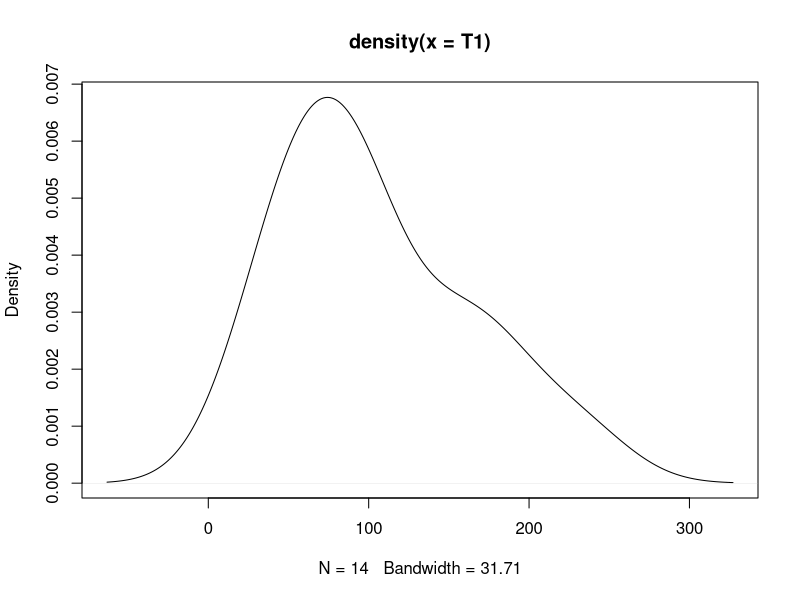
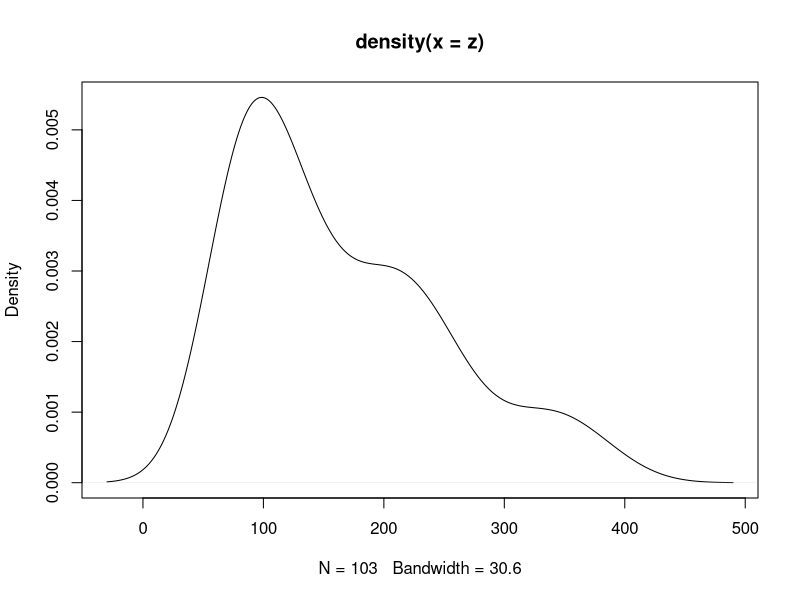
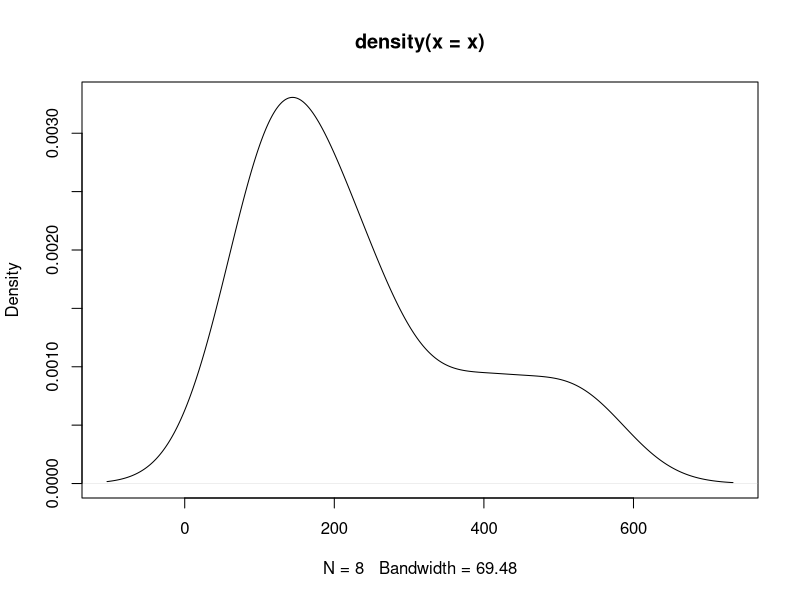

Generate these figures, in order, with R:
library(openxlsx)
library(stringr)
library(magrittr)
library(tidyverse)
library(dplyr)
library(nortest) 
library(caret) 
library(magrittr)
library(kableExtra)
data_banco <- read.xlsx("BD/Data_Banco.xlsx")

data_sucursal <- read.xlsx("BD/Data_Banco.xlsx",
                           sheet = "Data_Sucursal")
data_cajero <- read.xlsx("BD/Data_Banco.xlsx",
                         sheet = "Data_Cajero")
data_banco <- data_banco %>%
  mutate( Monto= str_replace(Monto, pattern = ",", replacement = ".") ) %>%
  mutate(Sucursal= as.character(Sucursal),
         Cajero = as.character(Cajero),
         Satisfaccion = parse_factor(Satisfaccion,
                                     levels= c('Muy Malo', 'Malo', 'Regular', 'Bueno', 'Muy Bueno')),
         Monto= parse_number(Monto, locale = locale(decimal_mark = ".")))

data_sucursal <- data_sucursal %>%
  mutate(ID_Sucursal= as.character(ID_Sucursal))
data_cajero <- data_cajero %>%
  mutate(Cajero= as.character(Cajero))

data_banco <- data_banco %>%
  rename("ID_Sucursal"="Sucursal") %>%
  left_join(data_sucursal, by= c("ID_Sucursal")) %>%
  left_join(data_cajero, by= c("Cajero"))


#####intervalos bootstrap#######






######ejemplo1

caj4353<-data_banco[data_banco$Cajero=="4353",]
T1<-caj4353$Tiempo_Servicio_seg
plot(density(T1))
shapiro.test(T1)

mu1 <- mean(T1)
n <- length(T1)
alfa <- 0.05
namesI <- paste0(100*c(alfa/2, 1-alfa/2), "%")

B <- 1000
percentil <- numeric(B)
percentilt <- numeric(B)
percentilts <- numeric(B)

nsim <- 500
resultados <- array(dim = c(nsim, 2, 4))
dimnames(resultados) <- list(NULL, c("Cobertura", "Longitud"),
                             c("Normal", "Percentil", "Percentil-t", "Percentil-t simetrizado"))


# Bucle simulación
set.seed(1)
for (isim in 1:nsim) {
  # Aproximación clásica
  muestra <- sample(T1,n,replace = TRUE)
  media <- mean(muestra)
  desv <- sd(muestra)
  z <- qnorm(1 - alfa/2)
  ic_inf <- media - z*desv/sqrt(n)
  ic_sup <- media + z*desv/sqrt(n)
  I0 <- c(ic_inf, ic_sup)
  # names(I0) <- namesI
  resultados[isim, 1, 1] <- (I0[1] < mu1) && (mu1 < I0[2])
  resultados[isim, 2, 1] <- I0[2] - I0[1]
  
  # Remuestreo bootstrap
  for (k in 1:B) {
    remuestra <- sample(muestra, n, replace = TRUE)
    percentil[k] <- sqrt(n) * (mean(remuestra) - media)
    percentilt[k] <- percentil[k]/sd(remuestra)
    percentilts[k] <- abs(percentilt[k])
  }
  
  # Aproximación bootstrap percentil
  pto_crit <- quantile(percentil, c(alfa/2, 1 - alfa/2))
  # Construcción del IC
  ic_inf_boot <- media - pto_crit[2]/sqrt(n)
  ic_sup_boot <- media - pto_crit[1]/sqrt(n)
  I1 <- c(ic_inf_boot, ic_sup_boot)
  # names(I1) <- namesI
  resultados[isim, 1, 2] <- (I1[1] < mu1) && (mu1 < I1[2])
  resultados[isim, 2, 2] <- I1[2] - I1[1]
  
  # Aproximación bootstrap percentil-t
  pto_crit <- quantile(percentilt, c(alfa/2, 1 - alfa/2))
  # Construcción del IC
  ic_inf_boot <- media - pto_crit[2] * desv/sqrt(n)
  ic_sup_boot <- media - pto_crit[1] * desv/sqrt(n)
  I2 <- c(ic_inf_boot, ic_sup_boot)
  # names(I2) <- namesI
  resultados[isim, 1, 3] <- (I2[1] < mu1) && (mu1 < I2[2])
  resultados[isim, 2, 3] <- I2[2] - I2[1]
  
  # Aproximación bootstrap percentil-t simetrizado
  pto_crit <- quantile(percentilts, 1 - alfa)
  # Construcción del IC
  ic_inf_boot <- media - pto_crit * desv/sqrt(n)
  ic_sup_boot <- media + pto_crit * desv/sqrt(n)
  I3 <- c(ic_inf_boot, ic_sup_boot)
  # names(I3) <- namesI
  resultados[isim, 1, 4] <- (I3[1] < mu1) && (mu1 < I3[2])
  resultados[isim, 2, 4] <- I3[2] - I3[1]
}
apply(resultados, c(2, 3), mean)%>% kable() %>% kable_styling()







###ejemplo 2

##Consideremos una muestra de una distribución normal N(0,1)
##de tamaño 25.

y <- rnorm(25,0,1)
muestra2 <- y
n <- length(muestra2)
alfa <- 0.05
x_barra <- mean(muestra2)
cuasi_dt <- sd(muestra2)

# Remuestreo
set.seed(1)
B <- 1000
remuestra <- numeric(n)
estadistico_boot <- numeric(B)
for (k in 1:B) {
  remuestra <- sample(muestra2, n, replace = TRUE)
  x_barra_boot <- mean(remuestra)
  cuasi_dt_boot <- sd(remuestra)
  estadistico_boot[k] <- sqrt(n) * abs(x_barra_boot - x_barra)/cuasi_dt_boot
}

# Aproximación bootstrap del pto crítico
pto_crit <- quantile(estadistico_boot, 1 - alfa)

# Construcción del IC
ic_inf_boot <- x_barra - pto_crit * cuasi_dt/sqrt(n)
ic_sup_boot <- x_barra + pto_crit * cuasi_dt/sqrt(n)
IC_boot <- c(ic_inf_boot, ic_sup_boot)
names(IC_boot) <- paste0(100*c(alfa/2, 1-alfa/2), "%")
IC_boot
t.test(y)
t.ini <- proc.time()
rate <- 0.01
mu <- 1/rate
n <- 100

alfa <- 0.05
namesI <- paste0(100*c(alfa/2, 1-alfa/2), "%")

B <- 1000
percentil <- numeric(B)
percentilt <- numeric(B)
percentilts <- numeric(B)

nsim <- 500
resultados <- array(dim = c(nsim, 2, 4))
dimnames(resultados) <- list(NULL, c("Cobertura", "Longitud"),
                             c("Normal", "Percentil", "Percentil-t", "Percentil-t simetrizado"))
# Bucle simulación
set.seed(1)
for (isim in 1:nsim) {
  # Aproximación clásica
  muestra2 <- rexp(n, rate = 0.01)
  media <- mean(muestra2)
  desv <- sd(muestra2)
  z <- qnorm(1 - alfa/2)
  ic_inf <- media - z*desv/sqrt(n)
  ic_sup <- media + z*desv/sqrt(n)
  I0 <- c(ic_inf, ic_sup)
  # names(I0) <- namesI
  resultados[isim, 1, 1] <- (I0[1] < mu) && (mu < I0[2])
  resultados[isim, 2, 1] <- I0[2] - I0[1]
  
  # Remuestreo bootstrap
  for (k in 1:B) {
    remuestra <- sample(muestra2, n, replace = TRUE)
    percentil[k] <- sqrt(n) * (mean(remuestra) - media)
    percentilt[k] <- percentil[k]/sd(remuestra)
    percentilts[k] <- abs(percentilt[k])
  }
  
  # Aproximación bootstrap percentil
  pto_crit <- quantile(percentil, c(alfa/2, 1 - alfa/2))
  # Construcción del IC
  ic_inf_boot <- media - pto_crit[2]/sqrt(n)
  ic_sup_boot <- media - pto_crit[1]/sqrt(n)
  I1 <- c(ic_inf_boot, ic_sup_boot)
  # names(I1) <- namesI
  resultados[isim, 1, 2] <- (I1[1] < mu) && (mu < I1[2])
  resultados[isim, 2, 2] <- I1[2] - I1[1]
  
  # Aproximación bootstrap percentil-t
  pto_crit <- quantile(percentilt, c(alfa/2, 1 - alfa/2))
  # Construcción del IC
  ic_inf_boot <- media - pto_crit[2] * desv/sqrt(n)
  ic_sup_boot <- media - pto_crit[1] * desv/sqrt(n)
  I2 <- c(ic_inf_boot, ic_sup_boot)
  # names(I2) <- namesI
  resultados[isim, 1, 3] <- (I2[1] < mu) && (mu < I2[2])
  resultados[isim, 2, 3] <- I2[2] - I2[1]
  
  # Aproximación bootstrap percentil-t simetrizado
  pto_crit <- quantile(percentilts, 1 - alfa)
  # Construcción del IC
  ic_inf_boot <- media - pto_crit * desv/sqrt(n)
  ic_sup_boot <- media + pto_crit * desv/sqrt(n)
  I3 <- c(ic_inf_boot, ic_sup_boot)
  # names(I3) <- namesI
  resultados[isim, 1, 4] <- (I3[1] < mu) && (mu < I3[2])
  resultados[isim, 2, 4] <- I3[2] - I3[1]
}

t.fin <- proc.time() - t.ini
t.fin
apply(resultados, c(2, 3), mean)%>% kable() %>% kable_styling()







#####ejemplo 3


data <- data_banco %>% 
  filter(data_banco$Satisfaccion=="Bueno",
         data_banco$Sucursal=="Riocentro Sur",
         data_banco$Transaccion=="Cobro/Pago (Cta externa)")

z <- data$Tiempo_Servicio_seg
muestra3 <- z
n <- length(muestra3)
alfa <- 0.05
x_barra <- mean(muestra3)
cuasi_dt <- sd(muestra3)

# Remuestreo
set.seed(1)
B <- 1000
remuestra <- numeric(n)
estadistico_boot <- numeric(B)
for (k in 1:B) {
  remuestra <- sample(muestra3, n, replace = TRUE)
  x_barra_boot <- mean(remuestra)
  cuasi_dt_boot <- sd(remuestra)
  estadistico_boot[k] <- sqrt(n) * abs(x_barra_boot - x_barra)/cuasi_dt_boot
}

# Aproximación bootstrap del pto crítico
pto_crit <- quantile(estadistico_boot, 1 - alfa)

# Construcción del IC
ic_inf_boot <- x_barra - pto_crit * cuasi_dt/sqrt(n)
ic_sup_boot <- x_barra + pto_crit * cuasi_dt/sqrt(n)
IC_boot <- c(ic_inf_boot, ic_sup_boot)
names(IC_boot) <- paste0(100*c(alfa/2, 1-alfa/2), "%")
IC_boot
t.test(z)
t.ini <- proc.time()
rate <- 0.01
mu <- 1/rate
n <- 100

alfa <- 0.05
namesI <- paste0(100*c(alfa/2, 1-alfa/2), "%")

B <- 1000
percentil <- numeric(B)
percentilt <- numeric(B)
percentilts <- numeric(B)

nsim <- 500
resultados <- array(dim = c(nsim, 2, 4))
dimnames(resultados) <- list(NULL, c("Cobertura", "Longitud"),
                             c("Normal", "Percentil", "Percentil-t", "Percentil-t simetrizado"))
# Bucle simulación
set.seed(1)
for (isim in 1:nsim) {
  # Aproximación clásica
  muestra3 <- rexp(n, rate = 0.01)
  media <- mean(muestra3)
  desv <- sd(muestra3)
  z <- qnorm(1 - alfa/2)
  ic_inf <- media - z*desv/sqrt(n)
  ic_sup <- media + z*desv/sqrt(n)
  I0 <- c(ic_inf, ic_sup)
  # names(I0) <- namesI
  resultados[isim, 1, 1] <- (I0[1] < mu) && (mu < I0[2])
  resultados[isim, 2, 1] <- I0[2] - I0[1]
  
  # Remuestreo bootstrap
  for (k in 1:B) {
    remuestra <- sample(muestra3, n, replace = TRUE)
    percentil[k] <- sqrt(n) * (mean(remuestra) - media)
    percentilt[k] <- percentil[k]/sd(remuestra)
    percentilts[k] <- abs(percentilt[k])
  }
  
  # Aproximación bootstrap percentil
  pto_crit <- quantile(percentil, c(alfa/2, 1 - alfa/2))
  # Construcción del IC
  ic_inf_boot <- media - pto_crit[2]/sqrt(n)
  ic_sup_boot <- media - pto_crit[1]/sqrt(n)
  I1 <- c(ic_inf_boot, ic_sup_boot)
  # names(I1) <- namesI
  resultados[isim, 1, 2] <- (I1[1] < mu) && (mu < I1[2])
  resultados[isim, 2, 2] <- I1[2] - I1[1]
  
  # Aproximación bootstrap percentil-t
  pto_crit <- quantile(percentilt, c(alfa/2, 1 - alfa/2))
  # Construcción del IC
  ic_inf_boot <- media - pto_crit[2] * desv/sqrt(n)
  ic_sup_boot <- media - pto_crit[1] * desv/sqrt(n)
  I2 <- c(ic_inf_boot, ic_sup_boot)
  # names(I2) <- namesI
  resultados[isim, 1, 3] <- (I2[1] < mu) && (mu < I2[2])
  resultados[isim, 2, 3] <- I2[2] - I2[1]
  
  # Aproximación bootstrap percentil-t simetrizado
  pto_crit <- quantile(percentilts, 1 - alfa)
  # Construcción del IC
  ic_inf_boot <- media - pto_crit * desv/sqrt(n)
  ic_sup_boot <- media + pto_crit * desv/sqrt(n)
  I3 <- c(ic_inf_boot, ic_sup_boot)
  # names(I3) <- namesI
  resultados[isim, 1, 4] <- (I3[1] < mu) && (mu < I3[2])
  resultados[isim, 2, 4] <- I3[2] - I3[1]
}

t.fin <- proc.time() - t.ini
t.fin
apply(resultados, c(2, 3), mean)%>% kable() %>% kable_styling()








#############ejemplo3
data <- data_banco %>% 
  filter(data_banco$Satisfaccion=="Bueno",
         data_banco$Sucursal=="Riocentro Sur",
         data_banco$Transaccion=="Cobro/Pago (Cta externa)")

z <- data$Tiempo_Servicio_seg
muestra3 <- z
plot(density(z))
n <- length(muestra3)
alfa <- 0.05
x_barra <- mean(muestra3)
cuasi_dt <- sd(muestra3)

# Remuestreo
set.seed(1)
B <- 1000
remuestra <- numeric(n)
estadistico_boot <- numeric(B)
for (k in 1:B) {
  remuestra <- sample(muestra3, n, replace = TRUE)
  x_barra_boot <- mean(remuestra)
  cuasi_dt_boot <- sd(remuestra)
  estadistico_boot[k] <- sqrt(n) * abs(x_barra_boot - x_barra)/cuasi_dt_boot
}

# Aproximación bootstrap del pto crítico
pto_crit <- quantile(estadistico_boot, 1 - alfa)

# Construcción del IC
ic_inf_boot <- x_barra - pto_crit * cuasi_dt/sqrt(n)
ic_sup_boot <- x_barra + pto_crit * cuasi_dt/sqrt(n)
IC_boot <- c(ic_inf_boot, ic_sup_boot)
names(IC_boot) <- paste0(100*c(alfa/2, 1-alfa/2), "%")
IC_boot
t.test(z)
t.ini <- proc.time()
rate <- 0.01
mu <- 1/rate
n <- 100

alfa <- 0.05
namesI <- paste0(100*c(alfa/2, 1-alfa/2), "%")

B <- 1000
percentil <- numeric(B)
percentilt <- numeric(B)
percentilts <- numeric(B)

nsim <- 500
resultados <- array(dim = c(nsim, 2, 4))
dimnames(resultados) <- list(NULL, c("Cobertura", "Longitud"),
                             c("Normal", "Percentil", "Percentil-t", "Percentil-t simetrizado"))
# Bucle simulación
set.seed(1)
for (isim in 1:nsim) {
  # Aproximación clásica
  muestra3 <- rexp(n, rate = 0.01)
  media <- mean(muestra3)
  desv <- sd(muestra3)
  z <- qnorm(1 - alfa/2)
  ic_inf <- media - z*desv/sqrt(n)
  ic_sup <- media + z*desv/sqrt(n)
  I0 <- c(ic_inf, ic_sup)
  # names(I0) <- namesI
  resultados[isim, 1, 1] <- (I0[1] < mu) && (mu < I0[2])
  resultados[isim, 2, 1] <- I0[2] - I0[1]
  
  # Remuestreo bootstrap
  for (k in 1:B) {
    remuestra <- sample(muestra3, n, replace = TRUE)
    percentil[k] <- sqrt(n) * (mean(remuestra) - media)
    percentilt[k] <- percentil[k]/sd(remuestra)
    percentilts[k] <- abs(percentilt[k])
  }
  
  # Aproximación bootstrap percentil
  pto_crit <- quantile(percentil, c(alfa/2, 1 - alfa/2))
  # Construcción del IC
  ic_inf_boot <- media - pto_crit[2]/sqrt(n)
  ic_sup_boot <- media - pto_crit[1]/sqrt(n)
  I1 <- c(ic_inf_boot, ic_sup_boot)
  # names(I1) <- namesI
  resultados[isim, 1, 2] <- (I1[1] < mu) && (mu < I1[2])
  resultados[isim, 2, 2] <- I1[2] - I1[1]
  
  # Aproximación bootstrap percentil-t
  pto_crit <- quantile(percentilt, c(alfa/2, 1 - alfa/2))
  # Construcción del IC
  ic_inf_boot <- media - pto_crit[2] * desv/sqrt(n)
  ic_sup_boot <- media - pto_crit[1] * desv/sqrt(n)
  I2 <- c(ic_inf_boot, ic_sup_boot)
  # names(I2) <- namesI
  resultados[isim, 1, 3] <- (I2[1] < mu) && (mu < I2[2])
  resultados[isim, 2, 3] <- I2[2] - I2[1]
  
  # Aproximación bootstrap percentil-t simetrizado
  pto_crit <- quantile(percentilts, 1 - alfa)
  # Construcción del IC
  ic_inf_boot <- media - pto_crit * desv/sqrt(n)
  ic_sup_boot <- media + pto_crit * desv/sqrt(n)
  I3 <- c(ic_inf_boot, ic_sup_boot)
  # names(I3) <- namesI
  resultados[isim, 1, 4] <- (I3[1] < mu) && (mu < I3[2])
  resultados[isim, 2, 4] <- I3[2] - I3[1]
}

t.fin <- proc.time() - t.ini
t.fin
apply(resultados, c(2, 3), mean)%>% kable() %>% kable_styling()








#####ejemplo 4
base <- data_banco %>% dplyr::filter(Transaccion=="Cobrar cheque (Cta del Bco)" & Cajero=="2230")
x <- base$Tiempo_Servicio_seg
muestra1 <- x
plot(density(x))
n <- length(muestra1)
alfa <- 0.05
x_barra <- mean(muestra1)
cuasi_dt <- sd(muestra1)

# Remuestreo
set.seed(1)
B <- 1000
remuestra <- numeric(n)
estadistico_boot <- numeric(B)
for (k in 1:B) {
  remuestra <- sample(muestra1, n, replace = TRUE)
  x_barra_boot <- mean(remuestra)
  cuasi_dt_boot <- sd(remuestra)
  estadistico_boot[k] <- sqrt(n) * abs(x_barra_boot - x_barra)/cuasi_dt_boot
}

# Aproximación bootstrap del pto crítico
pto_crit <- quantile(estadistico_boot, 1 - alfa)

# Construcción del IC
ic_inf_boot <- x_barra - pto_crit * cuasi_dt/sqrt(n)
ic_sup_boot <- x_barra + pto_crit * cuasi_dt/sqrt(n)
IC_boot <- c(ic_inf_boot, ic_sup_boot)
names(IC_boot) <- paste0(100*c(alfa/2, 1-alfa/2), "%")
IC_boot
t.test(x)

t.ini <- proc.time()
rate <- 0.01
mu <- 1/rate
n <- 100

alfa <- 0.05
namesI <- paste0(100*c(alfa/2, 1-alfa/2), "%")

B <- 1000
percentil <- numeric(B)
percentilt <- numeric(B)
percentilts <- numeric(B)

nsim <- 500
resultados <- array(dim = c(nsim, 2, 4))
dimnames(resultados) <- list(NULL, c("Cobertura", "Longitud"),
                             c("Normal", "Percentil", "Percentil-t", "Percentil-t simetrizado"))
# Bucle simulación
set.seed(1)
for (isim in 1:nsim) {
  # Aproximación clásica
  muestra1 <- rexp(n, rate = 0.01)
  media <- mean(muestra1)
  desv <- sd(muestra1)
  z <- qnorm(1 - alfa/2)
  ic_inf <- media - z*desv/sqrt(n)
  ic_sup <- media + z*desv/sqrt(n)
  I0 <- c(ic_inf, ic_sup)
  # names(I0) <- namesI
  resultados[isim, 1, 1] <- (I0[1] < mu) && (mu < I0[2])
  resultados[isim, 2, 1] <- I0[2] - I0[1]
  
  # Remuestreo bootstrap
  for (k in 1:B) {
    remuestra <- sample(muestra1, n, replace = TRUE)
    percentil[k] <- sqrt(n) * (mean(remuestra) - media)
    percentilt[k] <- percentil[k]/sd(remuestra)
    percentilts[k] <- abs(percentilt[k])
  }
  
  # Aproximación bootstrap percentil
  pto_crit <- quantile(percentil, c(alfa/2, 1 - alfa/2))
  # Construcción del IC
  ic_inf_boot <- media - pto_crit[2]/sqrt(n)
  ic_sup_boot <- media - pto_crit[1]/sqrt(n)
  I1 <- c(ic_inf_boot, ic_sup_boot)
  # names(I1) <- namesI
  resultados[isim, 1, 2] <- (I1[1] < mu) && (mu < I1[2])
  resultados[isim, 2, 2] <- I1[2] - I1[1]
  
  # Aproximación bootstrap percentil-t
  pto_crit <- quantile(percentilt, c(alfa/2, 1 - alfa/2))
  # Construcción del IC
  ic_inf_boot <- media - pto_crit[2] * desv/sqrt(n)
  ic_sup_boot <- media - pto_crit[1] * desv/sqrt(n)
  I2 <- c(ic_inf_boot, ic_sup_boot)
  # names(I2) <- namesI
  resultados[isim, 1, 3] <- (I2[1] < mu) && (mu < I2[2])
  resultados[isim, 2, 3] <- I2[2] - I2[1]
  
  # Aproximación bootstrap percentil-t simetrizado
  pto_crit <- quantile(percentilts, 1 - alfa)
  # Construcción del IC
  ic_inf_boot <- media - pto_crit * desv/sqrt(n)
  ic_sup_boot <- media + pto_crit * desv/sqrt(n)
  I3 <- c(ic_inf_boot, ic_sup_boot)
  # names(I3) <- namesI
  resultados[isim, 1, 4] <- (I3[1] < mu) && (mu < I3[2])
  resultados[isim, 2, 4] <- I3[2] - I3[1]
}

t.fin <- proc.time() - t.ini
t.fin
apply(resultados, c(2, 3), mean)%>% kable() %>% kable_styling()
